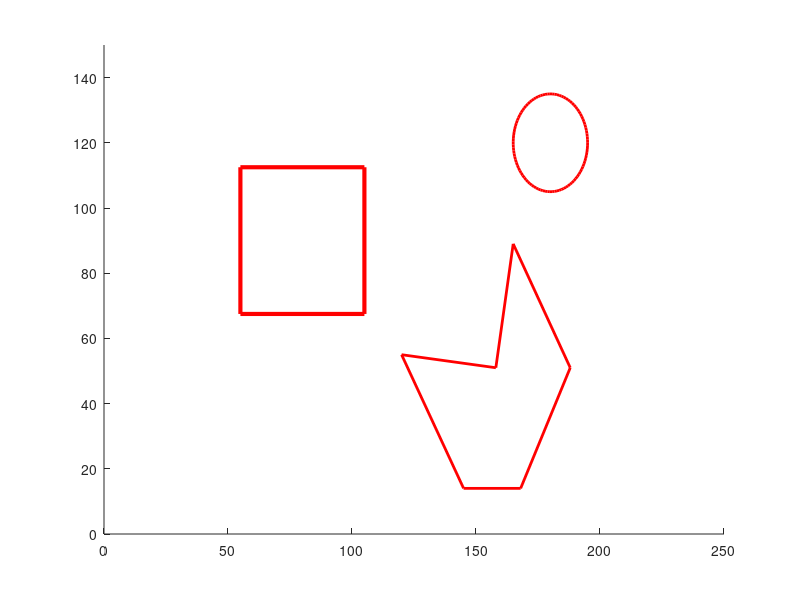

Recreate this plot in MATLAB. (Note: this script raises an error after producing the figure.)
% @file drawMap.m
% @brief This script is to draw the given map after running main.m !

% draw rectangle
rectangle_height = 45;
rectangle_length = 50;
leftDownCorner = [55 67.5];
leftUpCorner = [55 112.5];
rightDownCorner = [105 67.5];
rightUpCorner = [105 112.5];

rectangle('Position', [leftDownCorner [rectangle_length rectangle_height]], 'EdgeColor','r', 'LineWidth',3);
hold on;

% draw circle
% set the center of circle
xc = 180;
yc = 120;
radius = 15;
viscircles([xc yc], radius);
hold on;

% draw non-convex ploygon
% set coordinate of vertrice of polygon
A = [145 14];
B = [120 55];
C = [165 89];
D = [158 51];
E = [188 51];
F = [168 14];

ployX = [A(1)  B(1) D(1) C(1) E(1) F(1) A(1)];
ployY = [A(2)  B(2) D(2) C(2) E(2) F(2) A(2)];
plot(ployX, ployY, 'r','LineWidth',2);
hold on;
xlim([0 250]);
ylim([0 150]);
hold on;

route.x = [];
route.y = [];

for i = 1 : length(path)
    route.x = [route.x path(i).coordinate(1)];
    route.y = [route.y path(i).coordinate(2)];
end

% draw path on the graph
line(route.x, route.y, 'color', 'green');
hold on;

% draw start and end point on graph
plot(startNode.coordinate(1), startNode.coordinate(2),'-s','MarkerSize',10,...
    'MarkerEdgeColor','black',...
    'MarkerFaceColor',[0 0 0] );
hold on;

plot(goal.coordinate(1), goal.coordinate(2),'-p', 'MarkerEdgeColor','blue', ....
    'MarkerFaceColor','blue',...
    'MarkerSize',15 );
hold on;
